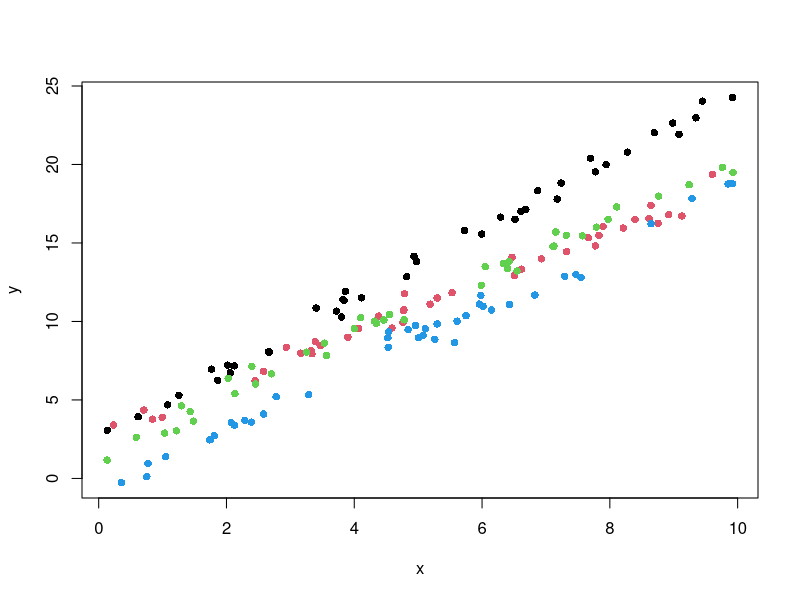

Generate this figure with R:
# This code generates Fig. A.4

library(dplyr)

set.seed(1)

# structure of the data
n.ind <- 4
n.meas <- 40

# population intercept
a <- 1

# population slope
b <- 2

# error distribution
sd.error <- 0.5

# random intercept distribution
sd.ri <- 2

# random slope distribution
sd.rs <- 0.2





# function to simulate data from a RIRS model
RIRS.simulate <- function(n.ind, n.meas, a, b, sd.error, sd.ri, sd.rs){
  n.total <- n.ind * n.meas
  
  #structure of the data set
  individual <- rep(1:n.ind, each = n.meas)
  
  # days of sleep deprivation 
  x <- runif(n=n.total, min = 0, max = 10)
  
  # errors
  error <- rnorm(n.total, mean = 0, sd = sd.error)
  
  # random intercept
  gamma.0 <- rnorm(n.ind, mean = 0, sd = sd.ri)
  
  # random slope
  gamma.1 <- rnorm(n.ind, mean = 0, sd = sd.rs)
  
  # linear RI model
  y <- a + b*x + gamma.1[individual]*x + gamma.0[individual] + error
  d <- data.frame(x,y,individual)
  
  return(d)
}

# generate synthetic data set
dat <- RIRS.simulate(n.ind, n.meas, a, b, sd.error, sd.ri, sd.rs)

pdf("almost_RI.pdf", width=7, height=7)
plot(dat$x, dat$y, col = dat$individual, pch = 16, xlab = "x", ylab = "y")
dev.off()



